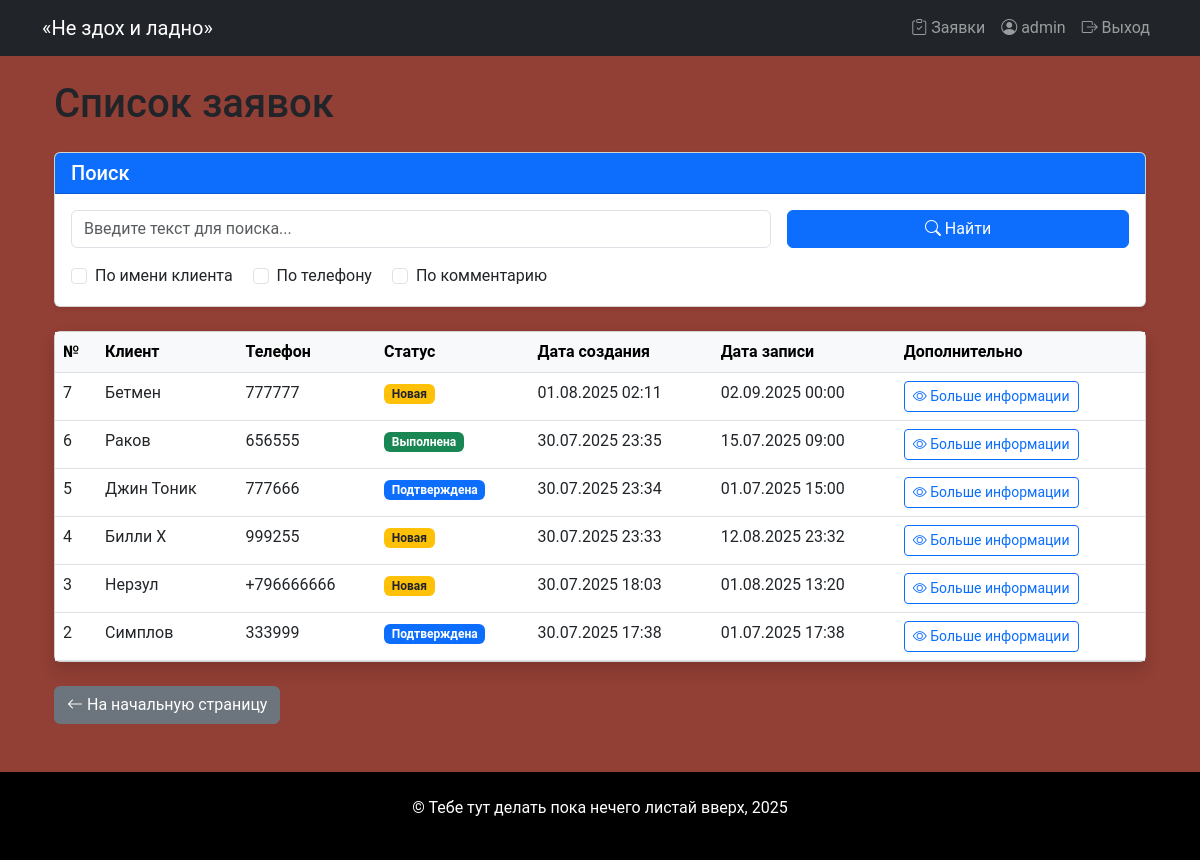
The page /orders/ (signed in) on the database as committed earlier.
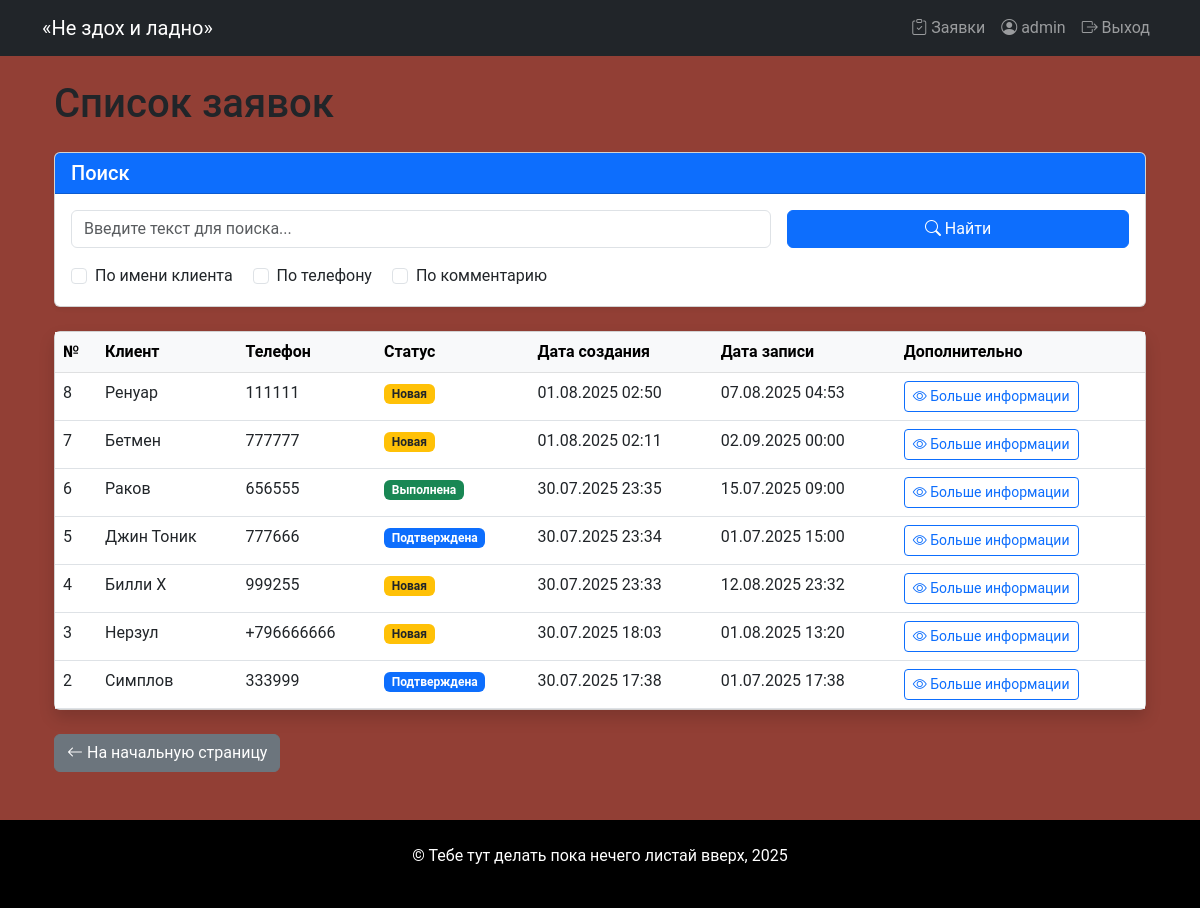
The same page on the database as committed later.
### core/models.py (models this page shows, shortened)
class Order(models.Model):
    STATUS_CHOICES = [
        ('not_approved', 'Не подтверждена'),
        ('new', 'Новая'),
        ('confirmed', 'Подтверждена'),
        ('cancelled', 'Отменена'),
        ('completed', 'Выполнена')
    ]
    client_name = models.CharField(max_length=100, verbose_name="Имя клиента")
    phone = models.CharField(max_length=20, verbose_name="Телефон")
    comment = models.TextField(blank=True, verbose_name="Комментарий")
    status = models.CharField (
        max_length=50,
        choices=STATUS_CHOICES,
        default="not_approved",
        verbose_name="Статус")
    date_created = models.DateTimeField(auto_now_add=True, verbose_name="Дата создания")
    date_updated = models.DateTimeField(null=True, auto_now=True, verbose_name="Дата обновления")
    master = models.ForeignKey(
        "Master",
        on_delete=models.SET_NULL,
        null=True,
        blank=True,
        verbose_name="Мастер")
    services = models.ManyToManyField(
        "Service",
        related_name="orders",
        verbose_name="Услуги"
    )
    appointment_date = models.DateTimeField(verbose_name="Дата и время записи")
    class Meta:
        verbose_name = "Запись"
        verbose_name_plural="Записи"

### core/views.py (the view, shortened to what this page needs)
# urls.py: path('orders/', orders_list, name='orders_list'),
@login_required
def orders_list(request):
    orders = Order.objects.all().order_by('-date_created')
    query = request.GET.get('query', '')
    search_client_name = 'search_client_name' in request.GET
    search_phone = 'search_phone' in request.GET
    search_comment = 'search_comment' in request.GET
    return render(request, 'orders_list.html', {
        'orders': orders,
        'query': query,
        'search_client_name': search_client_name,
        'search_phone': search_phone,
        'search_comment': search_comment
    })

### core/context_processors.py (called while the page is built)
def menu_barbershop(request):
    menu_context = [
        {"name": "Главная", "url": reverse("landing")},
        {"name": "О нас", "url": reverse("landing") + "#about"},
        {"name": "Преимущества", "url": reverse("landing") + "#benefits"},
        {"name": "Мастера", "url": reverse("landing") + "#masters"},
        {"name": "Услуги", "url": reverse("landing") + "#services"},
        {"name": "Запись", "url": reverse("landing") + "#booking"},
        {"name": "Спасибо", "url": reverse("thanks")},
    ]
    return menu_context

### templates/orders_list.html (shortened to what the changed rows need)
{% extends 'base.html' %}
{% block content %}
<div class="container">
    <h1 class="mb-4">Список заявок</h1>
    <div class="card shadow">
        <div class="card-body p-0">
            <div class="table-responsive">
                <table class="table table-hover mb-0">
                    <thead class="table-light">
                        <tr>
                            <th>№</th>
                            <th>Клиент</th>
                            <th>Телефон</th>
                            <th>Статус</th>
                            <th>Дата создания</th>
                            <th>Дата записи</th>
                            <th>Дополнительно</th>
                        </tr>
                    </thead>
                    <tbody>
                        {% for order in orders %}
                        <tr>
                            <td>{{ order.id }}</td>
                            <td>{{ order.client_name }}</td>
                            <td>{{ order.phone }}</td>
                            <td>
                                <span class="badge
                                    {% if order.status == 'completed' %}bg-success
                                    {% elif order.status == 'cancelled' %}bg-danger
                                    {% elif order.status == 'confirmed' %}bg-primary
                                    {% else %}bg-warning text-dark{% endif %}">
                                    {{ order.get_status_display }}
                                </span>
                            </td>
                            <td>{{ order.date_created|date:"d.m.Y H:i" }}</td>
                            <td>{{ order.appointment_date|date:"d.m.Y H:i" }}</td>
                            <td>
                                <a href="{% url 'order_detail' pk=order.id %}"
                                    class="btn btn-sm btn-outline-primary">
                                        <i class="bi bi-eye"></i> Больше информации
                                </a>
                            </td>
                        </tr>
                        {% endfor %}
                    </tbody>
                </table>
            </div>
        </div>
    </div>
</div>
{% endblock %}

Rows that differ between the two databases and show on the page:
added Order: id "8", client_name "Ренуар", phone "111111", status "Новая", date_created "01.08.2025 02:50", appointment_date "07.08.2025 04:53"
